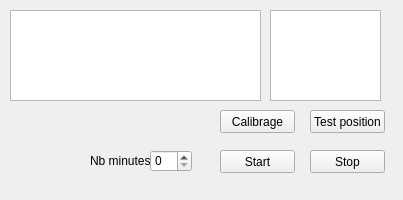
<?xml version="1.0" encoding="UTF-8"?>
<ui version="4.0">
 <class>Mew2</class>
 <widget class="QWidget" name="Mew2">
  <property name="geometry">
   <rect>
    <x>0</x>
    <y>0</y>
    <width>403</width>
    <height>200</height>
   </rect>
  </property>
  <property name="contextMenuPolicy">
   <enum>Qt::NoContextMenu</enum>
  </property>
  <property name="windowTitle">
   <string>Mew</string>
  </property>
  <property name="windowIcon">
   <iconset theme="logo.png"/>
  </property>
  <widget class="QSpinBox" name="spinBox_minutes">
   <property name="geometry">
    <rect>
     <x>150</x>
     <y>150</y>
     <width>42</width>
     <height>22</height>
    </rect>
   </property>
  </widget>
  <widget class="QPushButton" name="btn_stop">
   <property name="geometry">
    <rect>
     <x>310</x>
     <y>150</y>
     <width>75</width>
     <height>23</height>
    </rect>
   </property>
   <property name="text">
    <string>Stop</string>
   </property>
  </widget>
  <widget class="QTextEdit" name="text_log">
   <property name="geometry">
    <rect>
     <x>10</x>
     <y>10</y>
     <width>251</width>
     <height>91</height>
    </rect>
   </property>
  </widget>
  <widget class="QLabel" name="label">
   <property name="geometry">
    <rect>
     <x>10</x>
     <y>110</y>
     <width>71</width>
     <height>71</height>
    </rect>
   </property>
   <property name="text">
    <string/>
   </property>
   <property name="pixmap">
    <pixmap>../../logo.png</pixmap>
   </property>
   <property name="scaledContents">
    <bool>true</bool>
   </property>
  </widget>
  <widget class="QPushButton" name="btn_start">
   <property name="geometry">
    <rect>
     <x>220</x>
     <y>150</y>
     <width>75</width>
     <height>23</height>
    </rect>
   </property>
   <property name="contextMenuPolicy">
    <enum>Qt::NoContextMenu</enum>
   </property>
   <property name="text">
    <string>Start</string>
   </property>
   <property name="checkable">
    <bool>false</bool>
   </property>
   <property name="autoDefault">
    <bool>false</bool>
   </property>
   <property name="default">
    <bool>false</bool>
   </property>
   <property name="flat">
    <bool>false</bool>
   </property>
  </widget>
  <widget class="QLabel" name="label_2">
   <property name="geometry">
    <rect>
     <x>90</x>
     <y>150</y>
     <width>61</width>
     <height>21</height>
    </rect>
   </property>
   <property name="text">
    <string>Nb minutes</string>
   </property>
  </widget>
  <widget class="QPlainTextEdit" name="plainTextEdit">
   <property name="geometry">
    <rect>
     <x>270</x>
     <y>10</y>
     <width>111</width>
     <height>91</height>
    </rect>
   </property>
  </widget>
  <widget class="QPushButton" name="btn_calib">
   <property name="geometry">
    <rect>
     <x>220</x>
     <y>110</y>
     <width>75</width>
     <height>23</height>
    </rect>
   </property>
   <property name="text">
    <string>Calibrage</string>
   </property>
  </widget>
  <widget class="QPushButton" name="btn_test">
   <property name="geometry">
    <rect>
     <x>310</x>
     <y>110</y>
     <width>75</width>
     <height>23</height>
    </rect>
   </property>
   <property name="text">
    <string>Test position</string>
   </property>
  </widget>
  <action name="actiontest">
   <property name="text">
    <string>test</string>
   </property>
   <property name="shortcutContext">
    <enum>Qt::WindowShortcut</enum>
   </property>
  </action>
 </widget>
 <tabstops>
  <tabstop>btn_start</tabstop>
  <tabstop>spinBox_minutes</tabstop>
  <tabstop>text_log</tabstop>
  <tabstop>btn_stop</tabstop>
  <tabstop>plainTextEdit</tabstop>
  <tabstop>btn_calib</tabstop>
  <tabstop>btn_test</tabstop>
 </tabstops>
 <resources/>
 <connections>
  <connection>
   <sender>btn_start</sender>
   <signal>clicked()</signal>
   <receiver>btn_start</receiver>
   <slot>click()</slot>
   <hints>
    <hint type="sourcelabel">
     <x>241</x>
     <y>165</y>
    </hint>
    <hint type="destinationlabel">
     <x>268</x>
     <y>161</y>
    </hint>
   </hints>
  </connection>
  <connection>
   <sender>btn_start</sender>
   <signal>clicked()</signal>
   <receiver>Mew2</receiver>
   <slot>testslot1()</slot>
   <hints>
    <hint type="sourcelabel">
     <x>226</x>
     <y>161</y>
    </hint>
    <hint type="destinationlabel">
     <x>147</x>
     <y>105</y>
    </hint>
   </hints>
  </connection>
 </connections>
 <slots>
  <signal>test()</signal>
  <slot>testslot1()</slot>
 </slots>
</ui>
